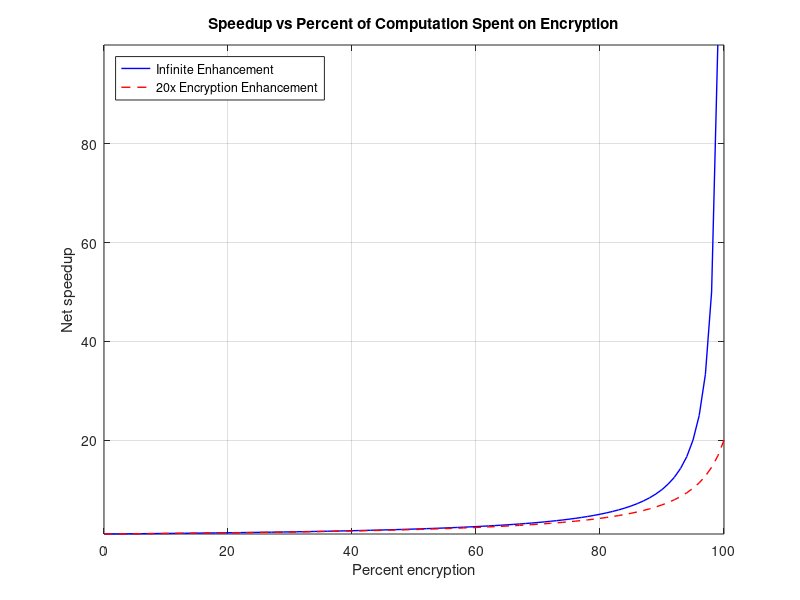

This figure's MATLAB source:
% MATLAB Code to plot Net Speedup vs Percent Encryption

% Percent of computation spent on encryption (P) from 0 to 100%
percent_encryption = 0:1:100;

% Convert percentage to fraction
P = percent_encryption / 100;

% Speedup encyrption enhacement
enhancement_factor = 20;

% Calculate the speedup using Amdahl's Law
net_speedup_no_enhancement = 1 ./ (1 - P);
net_speedup_with_enhancement = 1 ./ ((1 - P)+(P/enhancement_factor));

% Plotting the graph
figure;
plot(percent_encryption, net_speedup_no_enhancement, 'b-', 'LineWidth', 1);
hold on;
plot(percent_encryption, net_speedup_with_enhancement, 'r--', 'LineWidth', 1);
grid on;

% Labeling the axes
xlabel('Percent encryption');
ylabel('Net speedup');
title('Speedup vs Percent of Computation Spent on Encryption');

% Adding a legend to distinguish the two curves
legend('Infinite Enhancement', '20x Encryption Enhancement', 'Location', 'NorthWest');

% Setting the limits for x and y axes
xlim([0 100]);
ylim([1 max([max(net_speedup_no_enhancement), max(net_speedup_with_enhancement)])]);

% Display the plot
shg;
